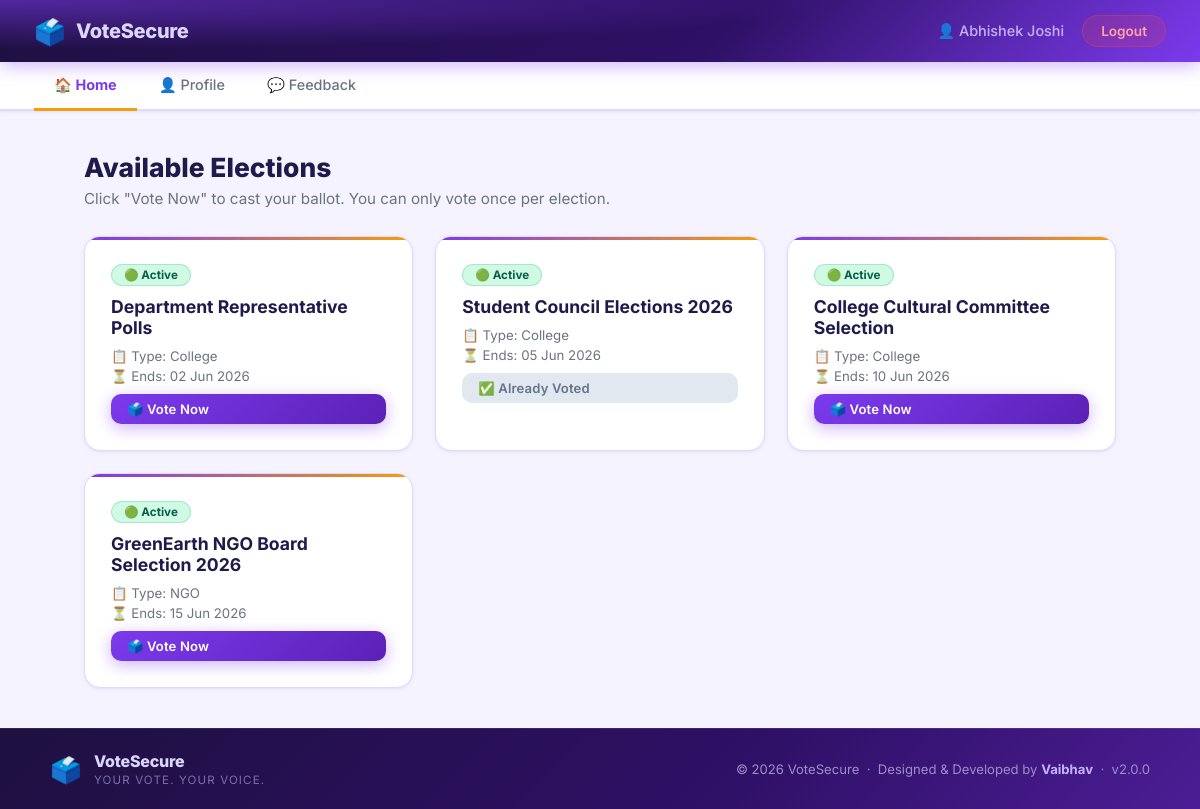
The app's page /voter/dashboard.php (signed in) with its own data.
### tables this page shows
CREATE TABLE `users` (
    `id` int(11) NOT NULL,
    `name` varchar(100) DEFAULT NULL,
    `email` varchar(100) DEFAULT NULL,
    `password` varchar(255) DEFAULT NULL,
    `election_card` varchar(20) DEFAULT NULL,
    `mobile` varchar(15) DEFAULT NULL,
    `has_voted` tinyint(4) DEFAULT 0,
    `created_at` timestamp NOT NULL DEFAULT current_timestamp(),
    `type` varchar(50) NOT NULL DEFAULT 'College'
  );

CREATE TABLE `elections` (
    `id` int(11) NOT NULL,
    `title` varchar(255) NOT NULL,
    `type` varchar(100) NOT NULL,
    `start_date` date NOT NULL,
    `end_date` date NOT NULL,
    `status` varchar(20) DEFAULT 'Inactive',
    `winner_id` int(11) DEFAULT NULL
  );

### voter/dashboard.php (the view, shortened to what this page needs)
<?php
include("../config/database.php");
include("includes/header.php");
$uid  = (int)$_SESSION['user'];
$stmt = $conn->prepare("SELECT * FROM elections WHERE status = 'Active' ORDER BY end_date ASC");
$stmt->execute();
$elections = $stmt->get_result()->fetch_all(MYSQLI_ASSOC);
$stmt = $conn->prepare("SELECT election_id FROM votes WHERE user_id = ?");
$stmt->bind_param("i", $uid);
$stmt->execute();
$vr = $stmt->get_result();
$voted_in = [];
while($r = $vr->fetch_assoc()) $voted_in[] = $r['election_id'];
?>
<h1 class="page-title">Available Elections</h1>
<p class="page-subtitle">Click "Vote Now" to cast your ballot. You can only vote once per election.</p>
<?php if(empty($elections)): ?>
    <div class="empty-state">
        <div class="empty-icon">📭</div>
        <p>No active elections at the moment. Check back later.</p>
    </div>
<?php else: ?>
    <div class="elections-grid">
        <?php foreach($elections as $row): ?>
        <div class="election-card">
            <div>
                <span class="badge">🟢 Active</span>
            </div>
            <h3><?php echo htmlspecialchars($row['title']); ?></h3>
            <div class="election-meta">
                <span>📋 Type: <?php echo htmlspecialchars($row['type']); ?></span>
                <span>⏳ Ends: <?php echo date('d M Y', strtotime($row['end_date'])); ?></span>
            </div>
            <?php if(in_array($row['id'], $voted_in)): ?>
                <span class="btn btn-sm" style="background:#e2e8f0;color:#64748b;cursor:default;">✅ Already Voted</span>
            <?php else: ?>
                <a href="vote.php?election=<?php echo $row['id']; ?>" class="btn btn-primary btn-sm">
                    🗳️ Vote Now
                </a>
            <?php endif; ?>
        </div>
        <?php endforeach; ?>
    </div>
<?php endif; ?>
<?php include("includes/footer.php"); ?>

### voter/includes/header.php (shortened to what this page needs)
<?php
$uid  = (int)$_SESSION['user'];
$stmt = $conn->prepare("SELECT name FROM users WHERE id = ?");
$stmt->bind_param("i", $uid);
$stmt->execute();
$result = $stmt->get_result();
$me     = $result->fetch_assoc();
$voter_name = htmlspecialchars($me['name'] ?? 'Voter');
?>
<!DOCTYPE html>
<html lang="en">
<head>
    <link rel="stylesheet" href="../assets/css/voter.css">
</head>
<body>
<header class="top-header">
    <div class="brand">
        <span class="brand-icon">🗳️</span>
        <span class="brand-name">VoteSecure</span>
    </div>
    <div class="header-right">
        <span class="welcome-text">👤 <?php echo $voter_name; ?></span>
        <a href="logout.php" class="logout-btn">Logout</a>
    </div>
</header>
<nav class="navbar">
    <a href="dashboard.php" class="nav-link <?php echo (basename($_SERVER['PHP_SELF'])=='dashboard.php')?'active':''; ?>">🏠 Home</a>
    <a href="profile.php"   class="nav-link <?php echo (basename($_SERVER['PHP_SELF'])=='profile.php') ?'active':''; ?>">👤 Profile</a>
    <a href="feedback.php"  class="nav-link <?php echo (basename($_SERVER['PHP_SELF'])=='feedback.php') ?'active':''; ?>">💬 Feedback</a>
</nav>
<main class="main-content">

### assets/css/voter.css (style rules this page uses)
:root { --primary: #7c3aed; --primary-dark: #6d28d9; --primary-deeper: #5b21b6; --primary-light: #ede9fe; --primary-glow: rgba(124,58,237,.22); --accent: #f59e0b; --accent-dark: #d97706; --accent-light: #fef3c7; --success: #10b981; --success-dark: #059669; --danger: #ef4444; --danger-dark: #dc2626; --warning: #f59e0b; --text-main: #1e1b4b; --text-muted: #6b7280; --bg-page: #f5f3ff; --bg-card: #ffffff; --border: #e0d9f7; --radius-sm: 10px; --radius-md: 16px; --radius-lg: 22px; --shadow-sm: 0 1px 4px rgba(124,58,237,.08), 0 1px 2px rgba(124,58,237,.05); --shadow-md: 0 4px 18px rgba(124,58,237,.13); --shadow-lg: 0 14px 50px rgba(124,58,237,.18); --transition: 0.22s ease; }
*, *::before, *::after { box-sizing: border-box; margin: 0; padding: 0; }
body { font-family: 'Inter', Arial, sans-serif; background: var(--bg-page); color: var(--text-main); min-height: 100vh; display: flex; flex-direction: column; }
a { color: var(--primary); text-decoration: none; }
.top-header { background: radial-gradient(ellipse 70% 80% at 0% 0%, rgba(124,58,237,.55), transparent), linear-gradient(135deg, #1e1040 0%, #2e1065 60%, #7c3aed 100%); color: #fff; padding: 15px 34px; display: flex; align-items: center; justify-content: space-between; box-shadow: 0 3px 18px rgba(124,58,237,.4); position: sticky; top: 0; z-index: 100; }
.brand { display: flex; align-items: center; gap: 10px; }
.brand-icon { font-size: 1.6rem; }
.brand-name { font-size: 1.25rem; font-weight: 800; letter-spacing: -.3px; color: #ddd6fe; }
.header-right { display: flex; align-items: center; gap: 18px; }
.welcome-text { font-size: .9rem; color: #c4b5fd; font-weight: 500; }
.logout-btn { background: rgba(239,68,68,.18); color: #fca5a5; border: 1px solid rgba(239,68,68,.35); padding: 7px 18px; border-radius: 50px; font-size: .85rem; font-weight: 600; transition: background var(--transition), color var(--transition); text-decoration: none; }
.navbar { background: #fff; border-bottom: 2px solid var(--border); padding: 0 34px; display: flex; gap: 2px; box-shadow: var(--shadow-sm); }
.nav-link { display: inline-block; padding: 14px 20px; font-size: .9rem; font-weight: 500; color: var(--text-muted); text-decoration: none; border-bottom: 3px solid transparent; transition: color var(--transition), border-color var(--transition); margin-bottom: -2px; }
.nav-link.active { color: var(--primary); border-bottom-color: var(--accent); font-weight: 700; }
.main-content { flex: 1; padding: 40px 34px; max-width: 1100px; width: 100%; margin: 0 auto; }
.page-title { font-size: 1.65rem; font-weight: 800; color: var(--text-main); margin-bottom: 6px; }
.page-subtitle { font-size: .95rem; color: var(--text-muted); margin-bottom: 28px; }
.elections-grid { display: grid; grid-template-columns: repeat(auto-fill, minmax(300px, 1fr)); gap: 22px; }
.election-card { background: var(--bg-card); border: 1px solid var(--border); border-radius: var(--radius-md); padding: 26px; box-shadow: var(--shadow-sm); display: flex; flex-direction: column; gap: 10px; transition: box-shadow var(--transition), transform var(--transition); position: relative; overflow: hidden; }
.election-card::before { content: ''; position: absolute; top: 0; left: 0; right: 0; height: 3px; background: linear-gradient(90deg, var(--primary), var(--accent)); }
.election-card h3 { font-size: 1.1rem; font-weight: 700; color: var(--text-main); margin: 0; }
.election-meta { display: flex; flex-direction: column; gap: 4px; }
.election-meta span { font-size: .83rem; color: var(--text-muted); }
.badge { display: inline-block; padding: 3px 12px; border-radius: 50px; font-size: .73rem; font-weight: 700; background: #d1fae5; color: #065f46; width: fit-content; border: 1px solid rgba(16,185,129,.25); }
.btn { display: inline-block; padding: 10px 24px; border-radius: var(--radius-sm); font-size: .9rem; font-weight: 600; cursor: pointer; border: none; text-decoration: none; transition: background var(--transition), transform var(--transition), box-shadow var(--transition); font-family: inherit; letter-spacing: .01em; }
.btn-primary { background: linear-gradient(135deg, var(--primary), var(--primary-deeper)); color: #fff; box-shadow: 0 4px 16px rgba(124,58,237,.38); }
.btn-sm { padding: 7px 16px; font-size: .82rem; }

### records on screen
users: name "Abhishek Joshi"
elections: title "Department Representative Polls", type "College", end_date "02 Jun 2026"
elections: title "Student Council Elections 2026", type "College", end_date "05 Jun 2026", shows "✅ Already Voted"
elections: title "College Cultural Committee Selection", type "College", end_date "10 Jun 2026"
elections: title "GreenEarth NGO Board Selection 2026", type "NGO", end_date "15 Jun 2026"
